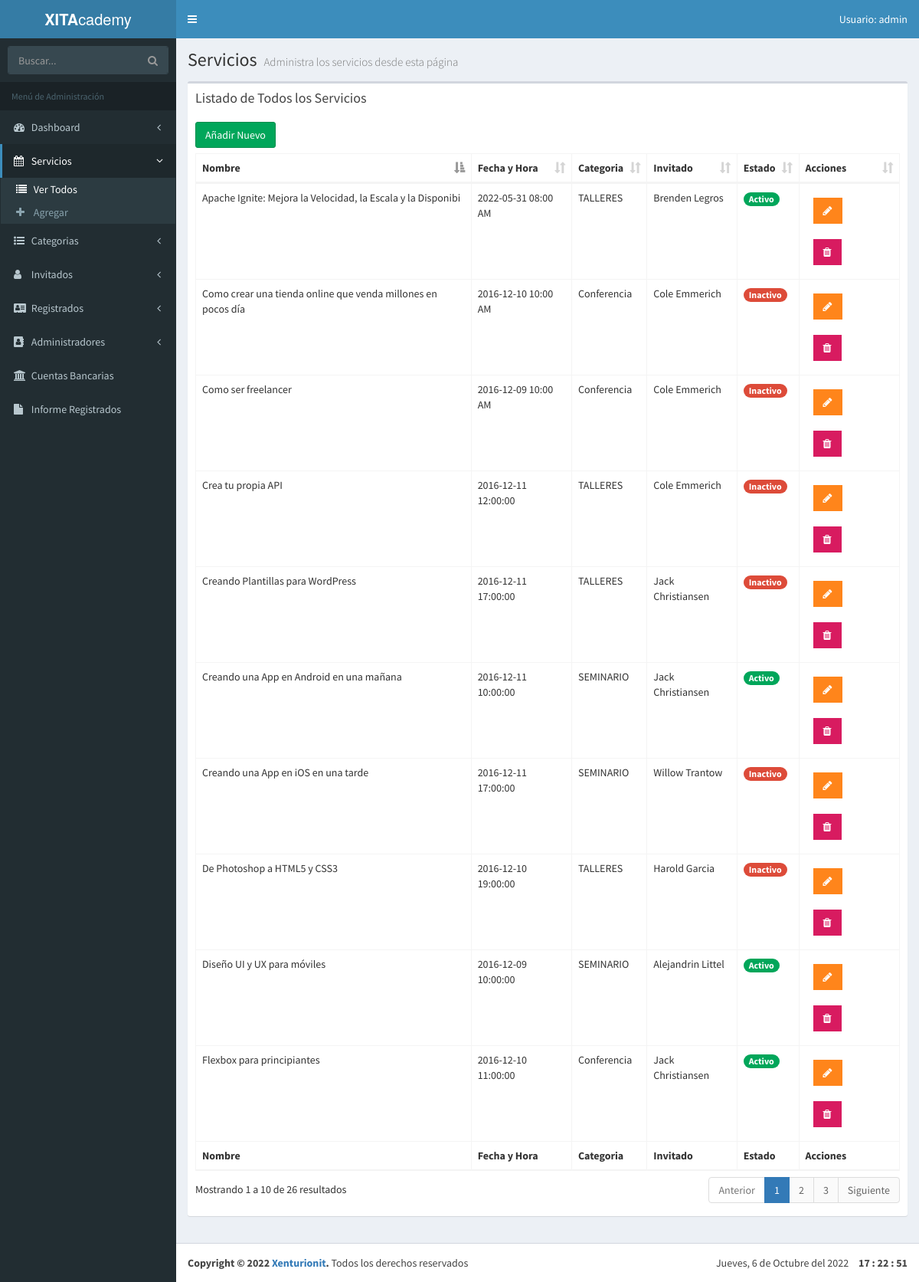
The page /admin/lista-eventos.php (signed in) on the database its author committed.
### tables this page shows
CREATE TABLE `eventos` (
  `evento_id` tinyint(10) NOT NULL AUTO_INCREMENT,
  `nombre_evento` varchar(60) NOT NULL,
  `fecha_evento` date NOT NULL,
  `hora_evento` varchar(10) NOT NULL,
  `cupo` int(11) DEFAULT NULL,
  `id_cat_evento` tinyint(10) NOT NULL,
  `id_inv` tinyint(4) NOT NULL,
  `clave` varchar(10) NOT NULL,
  `fecha_creado` datetime DEFAULT NULL,
  `fecha_editado` date DEFAULT NULL,
  `estado_evento` tinyint(1) DEFAULT NULL,
  PRIMARY KEY (`evento_id`),
  KEY `id_cat_evento` (`id_cat_evento`),
  KEY `id_inv` (`id_inv`),
  CONSTRAINT `eventos_ibfk_1` FOREIGN KEY (`id_cat_evento`) REFERENCES `categoria_evento` (`id_categoria`),
  CONSTRAINT `eventos_ibfk_2` FOREIGN KEY (`id_inv`) REFERENCES `invitados` (`invitado_id`)
);

CREATE TABLE `categoria_evento` (
  `id_categoria` tinyint(10) NOT NULL AUTO_INCREMENT,
  `cat_evento` varchar(50) NOT NULL,
  `icono` varchar(15) NOT NULL,
  `actualizado` datetime NOT NULL,
  `estado_categoria` tinyint(1) DEFAULT NULL,
  PRIMARY KEY (`id_categoria`)
);

CREATE TABLE `invitados` (
  `invitado_id` tinyint(4) NOT NULL AUTO_INCREMENT,
  `nombre_invitado` varchar(30) NOT NULL,
  `apellido_invitado` varchar(30) NOT NULL,
  `descripcion` text NOT NULL,
  `url_imagen` varchar(50) NOT NULL,
  `editado` datetime NOT NULL,
  `url_facebook` varchar(200) DEFAULT NULL,
  `url_twitter` varchar(200) DEFAULT NULL,
  `url_instagram` varchar(200) DEFAULT NULL,
  `estado_invitado` tinyint(1) DEFAULT NULL,
  PRIMARY KEY (`invitado_id`)
);

### admin/lista-eventos.php (the view, shortened to what this page needs)
<?php
include_once 'funciones/funciones.php';
include_once 'templates/header.php'; ?>
<body class="hold-transition skin-blue fixed sidebar-mini">
<div class="wrapper">
    <?php include_once 'templates/barra.php'; ?>
    <?php include_once 'templates/navegacion.php'; ?>
    <div class="content-wrapper">
        <section class="content-header">
            <h1>
                Servicios
                <small>Administra los servicios desde esta página</small>
            </h1>
        </section>
        <section class="content">
            <div class="row">
                <div class="col-xs-12">
                    <div class="box">
                        <div class="box-header">
                            <h3 class="box-title">Listado de Todos los Servicios</h3>
                        </div>
                        <div class="box-body">
                            <a href="nuevo-evento.php" class="btn btn-success">Añadir Nuevo</a>
                            <table id="registros" class="table table-bordered table-hover">
                                <thead>
                                <tr>
                                    <th>Nombre</th>
                                    <th>Fecha y Hora</th>
                                    <th>Categoria</th>
                                    <th>Invitado</th>
                                    <th>Estado</th>
                                    <?php if($_SESSION['nivel'] == 1): ?>
                                        <th>Acciones</th>
                                    <?php endif; ?>
                                </tr>
                                </thead>
                                <tbody>
                                <?php
                                try {
                                    $sql = "SELECT `evento_id`, `nombre_evento`, `fecha_evento`, `hora_evento` , `cat_evento`, `nombre_invitado`, `apellido_invitado`, `estado_evento`";
                                    $sql .= "FROM `eventos` ";
                                    $sql .= "INNER JOIN `categoria_evento` ";
                                    $sql .= "ON eventos.id_cat_evento=categoria_evento.id_categoria ";
                                    $sql .= "INNER JOIN `invitados` ";
                                    $sql .= "ON eventos.id_inv=invitados.invitado_id ";
                                    $sql .= "ORDER BY `estado_evento` DESC";
                                    $resultado = $conn->query($sql);
                                } catch (Exception $e) {
                                    $error = $e->getMessage();
                                }
                                while($eventos = $resultado->fetch_assoc() ) {  ?>
                                    <tr>
                                        <td>
                                            <?php echo $eventos['nombre_evento'];?>
                                        </td>
                                        <td><?php echo $eventos['fecha_evento'] ." ". $eventos['hora_evento'];  ?></td>
                                        <td><?php echo $eventos['cat_evento'] ?></td>
                                        <td><?php echo $eventos['nombre_invitado'] . " " . $eventos['apellido_invitado']; ?></td>
                                        <td>
                                            <?php
                                            $estado = $eventos['estado_evento'];
                                            if($estado == 1):
                                                echo ' '.'<span class="badge bg-green">Activo</span>';
                                            else:
                                                echo ' '.'<span class="badge bg-red">Inactivo</span>';
                                            endif;
                                            ?>
                                        </td>
                                        <?php if($_SESSION['nivel'] == 1): ?>
                                            <td>
                                                <a href="editar-evento.php?id=<?php echo $eventos['evento_id']; ?>" type="button" class="btn bg-orange btn-flat margin"> <i class="fa fa-pencil" aria-hidden="true"></i></a>
                                                <a href="#" data-id="<?php echo $eventos['evento_id']; ?>" data-tipo="evento" type="button" class="btn bg-maroon btn-flat margin borrar_registro"><i class="fa fa-trash" aria-hidden="true"></i></a>
                                            </td>
                                        <?php endif; ?>
                                    </tr>
                                <?php } ?>
                                </tbody>
                                <tfoot>
                                <tr>
                                    <th>Nombre</th>
                                    <th>Fecha y Hora</th>
                                    <th>Categoria</th>
                                    <th>Invitado</th>
                                    <th>Estado</th>
                                    <?php if($_SESSION['nivel'] == 1): ?>
                                        <th>Acciones</th>
                                    <?php endif; ?>
                                </tr>
                                </tfoot>
                            </table>
                        </div>
                    </div>
                </div>
            </div>
        </section>
    </div>
    <?php
    include_once 'templates/footer.php';
    include_once 'templates/footer-scripts.php';
    ?>

### rows shown on the page
eventos: nombre_evento "Apache Ignite: Mejora la Velocidad, la Escala y la Disponibi", fecha_evento "2022-05-31", hora_evento "08:00 AM", id_cat_evento.cat_evento "TALLERES", id_inv.nombre_invitado "Brenden", id_inv.apellido_invitado "Legros", estado_evento "Activo"
eventos: nombre_evento "Diseño UI y UX para móviles", fecha_evento "2016-12-09", hora_evento "10:00:00", id_cat_evento.cat_evento "SEMINARIO", id_inv.nombre_invitado "Alejandrin", id_inv.apellido_invitado "Littel", estado_evento "Activo"
eventos: nombre_evento "Creando una App en Android en una mañana", fecha_evento "2016-12-11", hora_evento "10:00:00", id_cat_evento.cat_evento "SEMINARIO", id_inv.nombre_invitado "Jack", id_inv.apellido_invitado "Christiansen", estado_evento "Activo"
eventos: nombre_evento "Flexbox para principiantes", fecha_evento "2016-12-10", hora_evento "11:00:00", id_cat_evento.cat_evento "Conferencia", id_inv.nombre_invitado "Jack", id_inv.apellido_invitado "Christiansen", estado_evento "Activo"
eventos: nombre_evento "Como ser freelancer", fecha_evento "2016-12-09", hora_evento "10:00 AM", id_cat_evento.cat_evento "Conferencia", id_inv.nombre_invitado "Cole", id_inv.apellido_invitado "Emmerich", estado_evento "Inactivo"
eventos: nombre_evento "De Photoshop a HTML5 y CSS3", fecha_evento "2016-12-10", hora_evento "19:00:00", id_cat_evento.cat_evento "TALLERES", id_inv.nombre_invitado "Harold", id_inv.apellido_invitado "Garcia", estado_evento "Inactivo"
eventos: nombre_evento "Como crear una tienda online que venda millones en pocos día", fecha_evento "2016-12-10", hora_evento "10:00 AM", id_cat_evento.cat_evento "Conferencia", id_inv.nombre_invitado "Cole", id_inv.apellido_invitado "Emmerich", estado_evento "Inactivo"
eventos: nombre_evento "Crea tu propia API", fecha_evento "2016-12-11", hora_evento "12:00:00", id_cat_evento.cat_evento "TALLERES", id_inv.nombre_invitado "Cole", id_inv.apellido_invitado "Emmerich", estado_evento "Inactivo"
eventos: nombre_evento "Creando Plantillas para WordPress", fecha_evento "2016-12-11", hora_evento "17:00:00", id_cat_evento.cat_evento "TALLERES", id_inv.nombre_invitado "Jack", id_inv.apellido_invitado "Christiansen", estado_evento "Inactivo"
eventos: nombre_evento "Creando una App en iOS en una tarde", fecha_evento "2016-12-11", hora_evento "17:00:00", id_cat_evento.cat_evento "SEMINARIO", id_inv.nombre_invitado "Willow", id_inv.apellido_invitado "Trantow", estado_evento "Inactivo"

### other values the page prints
$usuario "admin"
